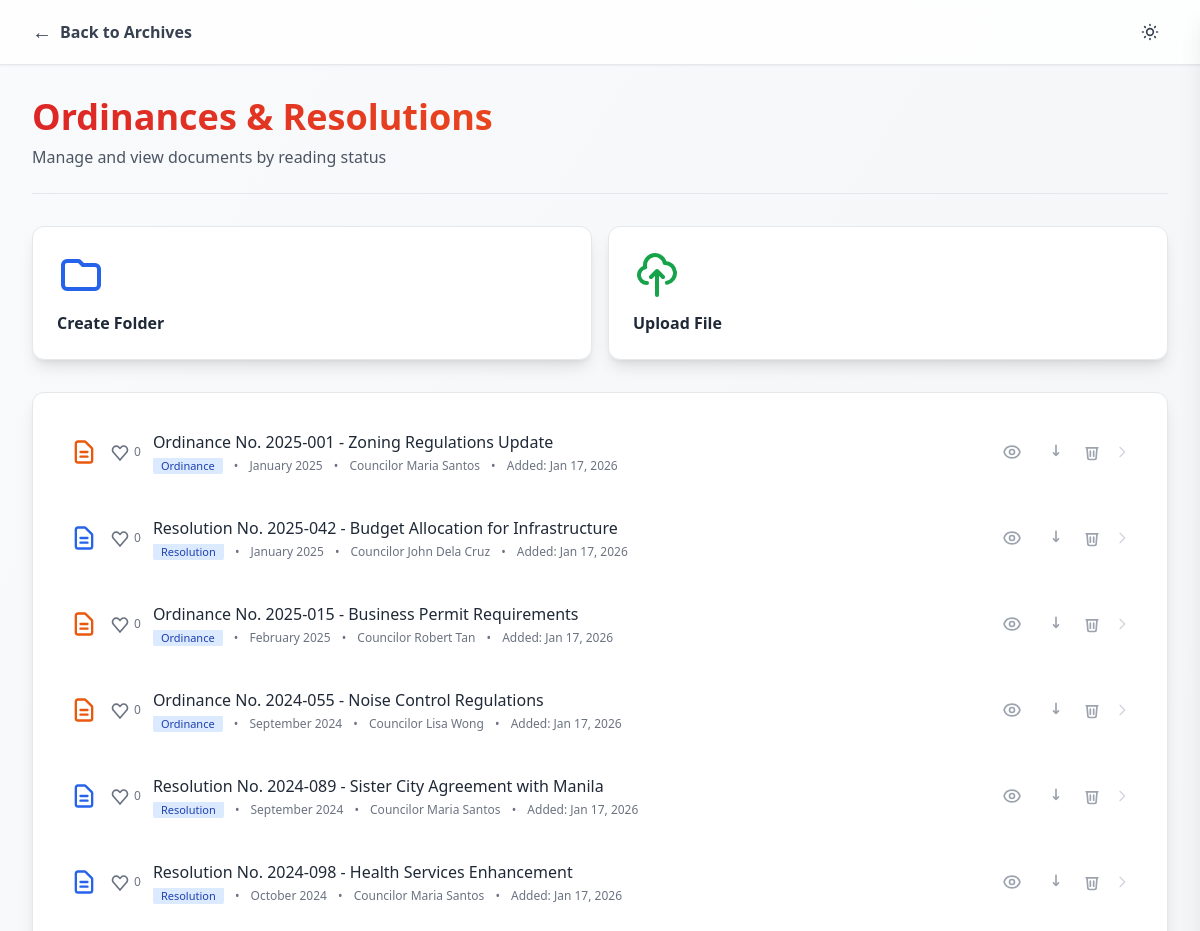
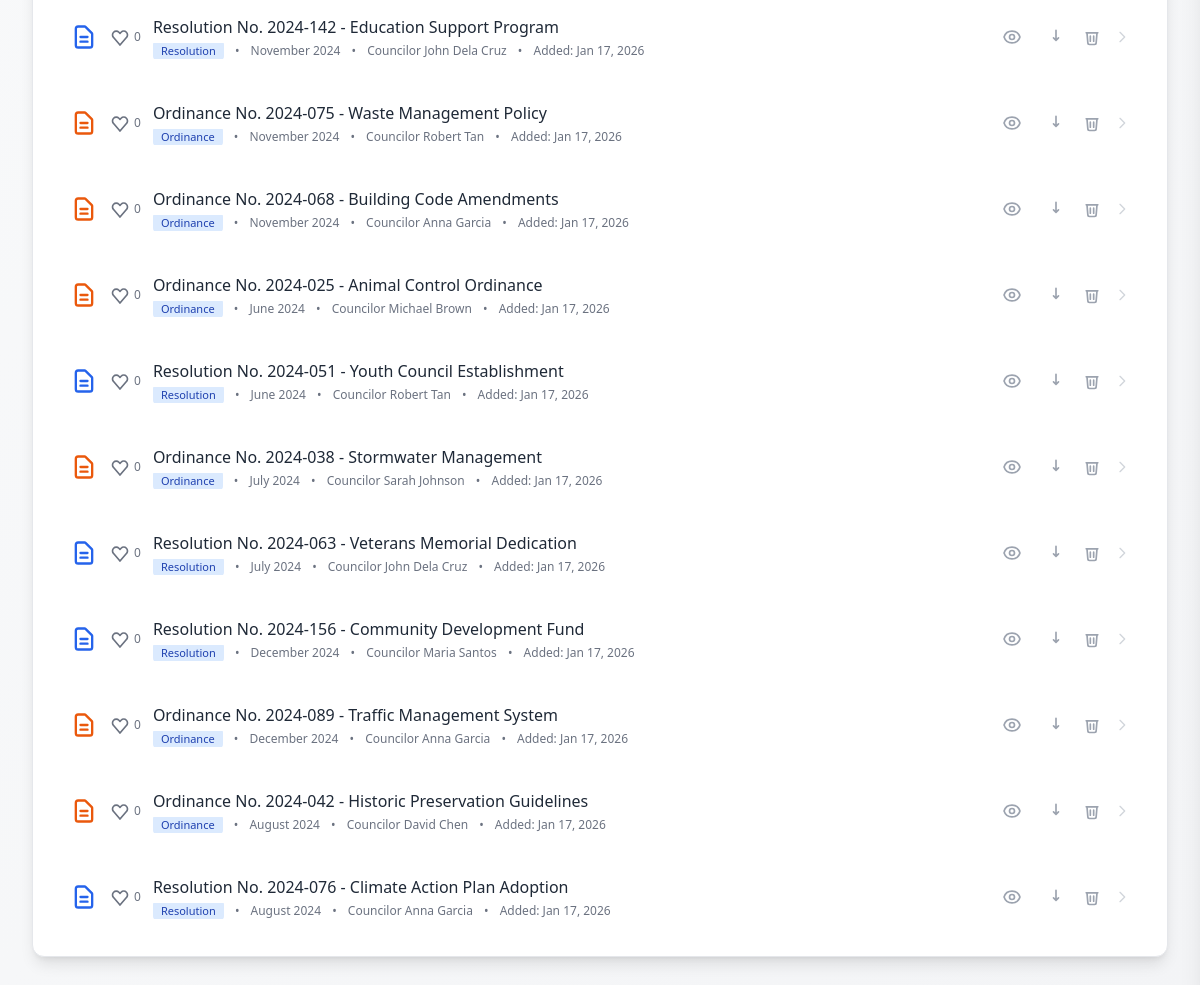
Screenshot of /ordinances-resolution.php with the database file from the repository (2 pictures, top to bottom).
### tables this page shows
CREATE TABLE legislative_records (
    id INT AUTO_INCREMENT PRIMARY KEY,
    title VARCHAR(255) NOT NULL,
    type VARCHAR(50) NOT NULL,
    month VARCHAR(20) NOT NULL,
    year YEAR NOT NULL,
    author VARCHAR(100) NOT NULL,
    created_at TIMESTAMP DEFAULT CURRENT_TIMESTAMP,
    last_accessed TIMESTAMP NULL
);

### ordinances-resolution.php (the view, shortened to what this page needs)
<?php
include 'authdatabase.php';
$sql = "SELECT id, title, type, month, year, author, created_at FROM legislative_records WHERE type IN ('Ordinance', 'Resolution') ORDER BY year DESC, month DESC, created_at DESC";
$result = $conn->query($sql);
$ordinance_resolution_records = [];
if ($result && $result->num_rows > 0) {
    while ($row = $result->fetch_assoc()) {
        $ordinance_resolution_records[] = $row;
    }
}
?>
<!DOCTYPE html>
<html lang="en" class="h-full">
<head>
    <script src="https://cdn.tailwindcss.com"></script>
</head>
<body class="min-h-screen bg-gradient-to-br from-gray-50 to-gray-100 dark:from-slate-900 dark:to-slate-800 text-gray-900 dark:text-gray-100 transition-colors duration-200">
    <header class="sticky top-0 z-50 bg-white/80 dark:bg-slate-900/80 backdrop-blur-lg border-b border-gray-200 dark:border-slate-700 shadow-sm">
        <div class="max-w-7xl mx-auto px-4 sm:px-6 lg:px-8">
            <div class="flex items-center justify-between h-16">
                <div class="flex items-center space-x-4">
                    <a href="archives-landing.php" class="flex items-center space-x-2 text-gray-700 dark:text-gray-300 hover:text-red-600 dark:hover:text-red-400 transition-colors">
                        <span class="text-xl">←</span>
                        <span class="font-semibold">Back to Archives</span>
                    </a>
                </div>
                <div class="flex items-center space-x-3">
                    <button id="themeToggle" class="p-2 rounded-lg hover:bg-gray-100 dark:hover:bg-slate-800 transition-colors" title="Toggle theme">
                    </button>
                </div>
            </div>
        </div>
    </header>
    <main class="max-w-7xl mx-auto px-4 sm:px-6 lg:px-8 py-8">
        <div class="mb-8 pb-6 border-b border-gray-200 dark:border-slate-700">
            <h1 class="text-4xl font-bold bg-gradient-to-r from-red-600 to-orange-500 bg-clip-text text-transparent mb-2">Ordinances & Resolutions</h1>
            <p class="text-gray-600 dark:text-gray-400">Manage and view documents by reading status</p>
        </div>
        <div class="grid grid-cols-1 sm:grid-cols-2 gap-4 mb-8">
            <div onclick="createFolder()" class="bg-white dark:bg-slate-800 rounded-xl shadow-lg border border-gray-200 dark:border-slate-700 p-6 hover:shadow-xl transition-all cursor-pointer group">
                <div class="mb-3 group-hover:scale-110 transition-transform">
                    <svg class="w-12 h-12 text-blue-600 dark:text-blue-400" fill="none" stroke="currentColor" viewBox="0 0 24 24">
                        <path stroke-linecap="round" stroke-linejoin="round" stroke-width="2" d="M3 7v10a2 2 0 002 2h14a2 2 0 002-2V9a2 2 0 00-2-2h-6l-2-2H5a2 2 0 00-2 2z" />
                    </svg>
                </div>
                <div class="font-semibold text-gray-800 dark:text-gray-200">Create Folder</div>
            </div>
            <div onclick="uploadFile()" class="bg-white dark:bg-slate-800 rounded-xl shadow-lg border border-gray-200 dark:border-slate-700 p-6 hover:shadow-xl transition-all cursor-pointer group">
                <div class="mb-3 group-hover:scale-110 transition-transform">
                    <svg class="w-12 h-12 text-green-600 dark:text-green-400" fill="none" stroke="currentColor" viewBox="0 0 24 24">
                        <path stroke-linecap="round" stroke-linejoin="round" stroke-width="2" d="M7 16a4 4 0 01-.88-7.903A5 5 0 1115.9 6L16 6a5 5 0 011 9.9M15 13l-3-3m0 0l-3 3m3-3v12" />
                    </svg>
                </div>
                <div class="font-semibold text-gray-800 dark:text-gray-200">Upload File</div>
            </div>
        </div>
        <div class="bg-white dark:bg-slate-800 rounded-xl shadow-lg border border-gray-200 dark:border-slate-700 p-6">
            <div id="filesList" class="space-y-4">
                <?php if (empty($ordinance_resolution_records)): ?>
                    <div class="text-center py-12">
                        <svg class="w-16 h-16 mx-auto mb-4 text-gray-400 dark:text-gray-600" fill="none" stroke="currentColor" viewBox="0 0 24 24">
                            <path stroke-linecap="round" stroke-linejoin="round" stroke-width="2" d="M9 12h6m-6 4h6m2 5H7a2 2 0 01-2-2V5a2 2 0 012-2h5.586a1 1 0 01.707.293l5.414 5.414a1 1 0 01.293.707V19a2 2 0 01-2 2z" />
                        </svg>
                        <div class="text-xl font-semibold text-gray-800 dark:text-gray-200 mb-2">No Ordinances or Resolutions Found</div>
                        <div class="text-gray-600 dark:text-gray-400">Documents will appear here once uploaded</div>
                    </div>
                <?php else: ?>
                    <?php foreach ($ordinance_resolution_records as $record): ?>
                        <div data-id="<?php echo $record['id']; ?>" class="flex items-center space-x-3 p-3 hover:bg-gray-50 dark:hover:bg-slate-700 transition-colors rounded-md border border-transparent hover:border-gray-100 dark:hover:border-slate-600">
                            <div class="flex-shrink-0">
                                <?php if ($record['type'] === 'Ordinance'): ?>
                                    <svg class="w-7 h-7 text-orange-600 dark:text-orange-400" fill="none" stroke="currentColor" viewBox="0 0 24 24">
                                        <path stroke-linecap="round" stroke-linejoin="round" stroke-width="2" d="M9 12h6m-6 4h6m2 5H7a2 2 0 01-2-2V5a2 2 0 012-2h5.586a1 1 0 01.707.293l5.414 5.414a1 1 0 01.293.707V19a2 2 0 01-2 2z" />
                                    </svg>
                                <?php else: ?>
                                    <svg class="w-7 h-7 text-blue-600 dark:text-blue-400" fill="none" stroke="currentColor" viewBox="0 0 24 24">
                                        <path stroke-linecap="round" stroke-linejoin="round" stroke-width="2" d="M9 12h6m-6 4h6m2 5H7a2 2 0 01-2-2V5a2 2 0 012-2h5.586a1 1 0 01.707.293l5.414 5.414a1 1 0 01.293.707V19a2 2 0 01-2 2z" />
                                    </svg>
                                <?php endif; ?>
                            </div>
                            <button class="likeBtn flex items-center text-sm text-gray-500 dark:text-gray-300 hover:text-red-600 transition-colors" data-id="<?php echo $record['id']; ?>" title="Like">
                                <svg class="w-5 h-5 mr-1" viewBox="0 0 24 24" fill="none" stroke="currentColor">
                                    <path stroke-linecap="round" stroke-linejoin="round" stroke-width="2" d="M4.318 6.318a4.5 4.5 0 016.364 0L12 7.636l1.318-1.318a4.5 4.5 0 116.364 6.364L12 21.682 4.318 12.682a4.5 4.5 0 010-6.364z" />
                                </svg>
                                <span class="likeCount text-xs">0</span>
                            </button>
                            <div class="flex-1 min-w-0">
                                <div class="font-medium text-gray-800 dark:text-gray-200 truncate"><?php echo htmlspecialchars($record['title']); ?></div>
                                <div class="text-xs text-gray-500 dark:text-gray-400 mt-1 truncate">
                                    <span class="px-2 py-0.5 bg-blue-100 dark:bg-blue-900/30 text-blue-800 dark:text-blue-300 rounded text-[11px]"><?php echo htmlspecialchars($record['type']); ?></span>
                                    <span class="mx-2">•</span>
                                    <span><?php echo htmlspecialchars($record['month'] . ' ' . $record['year']); ?></span>
                                    <span class="mx-2">•</span>
                                    <span><?php echo htmlspecialchars($record['author']); ?></span>
                                    <span class="mx-2">•</span>
                                    <span>Added: <?php echo date('M j, Y', strtotime($record['created_at'])); ?></span>
                                </div>
                            </div>
                            <div class="flex items-center space-x-2">
                                <button onclick="openSideViewerServer(<?php echo $record['id']; ?>, '<?php echo addslashes(htmlspecialchars($record['title'])); ?>', '<?php echo addslashes(htmlspecialchars($record['type'])); ?>', '<?php echo addslashes(htmlspecialchars($record['month'])); ?>', '<?php echo addslashes(htmlspecialchars($record['year'])); ?>', '<?php echo addslashes(htmlspecialchars($record['author'])); ?>')" class="text-gray-400 hover:text-blue-600 dark:hover:text-blue-400 p-1 mr-2" title="View">
                                </button>
                                <button onclick="openDownloadPopup(<?php echo $record['id']; ?>, '<?php echo addslashes(htmlspecialchars($record['title'])); ?>', '<?php echo addslashes(htmlspecialchars($record['type'])); ?>', '<?php echo addslashes(htmlspecialchars($record['month'])); ?>', '<?php echo addslashes(htmlspecialchars($record['year'])); ?>', '<?php echo addslashes(htmlspecialchars($record['author'])); ?>')" class="text-gray-400 hover:text-blue-600 dark:hover:text-blue-400 p-1" title="Download">
                                    <svg class="w-5 h-5" fill="none" stroke="currentColor" viewBox="0 0 24 24">
                                        <path stroke-linecap="round" stroke-linejoin="round" stroke-width="2" d="M12 10v6m0 0l-3-3m3 3l3-3m-3 3V4m0 6V4" />
                                    </svg>
                                </button>
                                <button onclick="openDeleteConfirm(<?php echo $record['id']; ?>, '<?php echo addslashes(htmlspecialchars($record['title'])); ?>')" class="text-gray-400 hover:text-red-600 dark:hover:text-red-400 p-1 ml-1" title="Delete">
                                    <svg class="w-5 h-5" viewBox="0 0 24 24" fill="none" stroke="currentColor">
                                        <path stroke-linecap="round" stroke-linejoin="round" stroke-width="2" d="M19 7L5 7M10 11v6m4-6v6M6 7l1 12a2 2 0 002 2h6a2 2 0 002-2l1-12" />
                                    </svg>
                                </button>
                                <svg class="w-4 h-4 text-gray-300" viewBox="0 0 24 24" fill="none" stroke="currentColor">
                                    <path stroke-linecap="round" stroke-linejoin="round" stroke-width="2" d="M9 5l7 7-7 7" />
                                </svg>
                            </div>
                        </div>
                    <?php endforeach; ?>
                <?php endif; ?>
            </div>
        </div>
    </main>
</body>
</html>

### rows the page displays
legislative_records: title "Ordinance No. 2025-001 - Zoning Regulations Update", type "Ordinance", month+year "January 2025", author "Councilor Maria Santos", created_at "Jan 17, 2026"
legislative_records: title "Resolution No. 2025-042 - Budget Allocation for Infrastructure", type "Resolution", month+year "January 2025", author "Councilor John Dela Cruz", created_at "Jan 17, 2026"
legislative_records: title "Ordinance No. 2025-015 - Business Permit Requirements", type "Ordinance", month+year "February 2025", author "Councilor Robert Tan", created_at "Jan 17, 2026"
legislative_records: title "Ordinance No. 2024-055 - Noise Control Regulations", type "Ordinance", month+year "September 2024", author "Councilor Lisa Wong", created_at "Jan 17, 2026"
legislative_records: title "Resolution No. 2024-089 - Sister City Agreement with Manila", type "Resolution", month+year "September 2024", author "Councilor Maria Santos", created_at "Jan 17, 2026"
legislative_records: title "Resolution No. 2024-098 - Health Services Enhancement", type "Resolution", month+year "October 2024", author "Councilor Maria Santos", created_at "Jan 17, 2026"
legislative_records: title "Resolution No. 2024-142 - Education Support Program", type "Resolution", month+year "November 2024", author "Councilor John Dela Cruz", created_at "Jan 17, 2026"
legislative_records: title "Ordinance No. 2024-075 - Waste Management Policy", type "Ordinance", month+year "November 2024", author "Councilor Robert Tan", created_at "Jan 17, 2026"
legislative_records: title "Ordinance No. 2024-068 - Building Code Amendments", type "Ordinance", month+year "November 2024", author "Councilor Anna Garcia", created_at "Jan 17, 2026"
legislative_records: title "Ordinance No. 2024-025 - Animal Control Ordinance", type "Ordinance", month+year "June 2024", author "Councilor Michael Brown", created_at "Jan 17, 2026"
legislative_records: title "Resolution No. 2024-051 - Youth Council Establishment", type "Resolution", month+year "June 2024", author "Councilor Robert Tan", created_at "Jan 17, 2026"
legislative_records: title "Ordinance No. 2024-038 - Stormwater Management", type "Ordinance", month+year "July 2024", author "Councilor Sarah Johnson", created_at "Jan 17, 2026"
legislative_records: title "Resolution No. 2024-063 - Veterans Memorial Dedication", type "Resolution", month+year "July 2024", author "Councilor John Dela Cruz", created_at "Jan 17, 2026"
legislative_records: title "Resolution No. 2024-156 - Community Development Fund", type "Resolution", month+year "December 2024", author "Councilor Maria Santos", created_at "Jan 17, 2026"
legislative_records: title "Ordinance No. 2024-089 - Traffic Management System", type "Ordinance", month+year "December 2024", author "Councilor Anna Garcia", created_at "Jan 17, 2026"
legislative_records: title "Ordinance No. 2024-042 - Historic Preservation Guidelines", type "Ordinance", month+year "August 2024", author "Councilor David Chen", created_at "Jan 17, 2026"
legislative_records: title "Resolution No. 2024-076 - Climate Action Plan Adoption", type "Resolution", month+year "August 2024", author "Councilor Anna Garcia", created_at "Jan 17, 2026"
